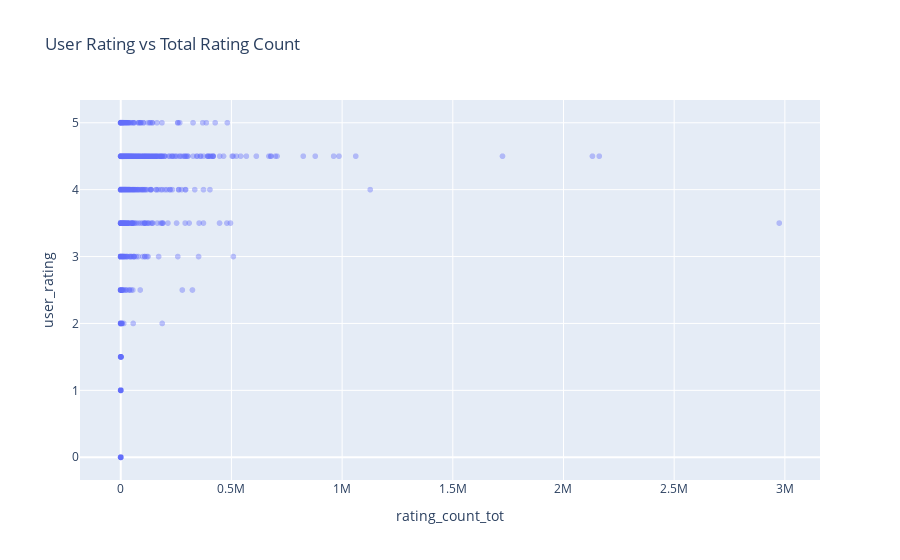

This figure's notebook cell:
### Markdown cell above
#### Bivariate Analysis

### Code cell
# =====================================================
# BIVARIATE ANALYSIS
# =====================================================

# -------------------------
# NUMERIC vs NUMERIC
# -------------------------

# 9 User Rating vs Total Rating Count

fig = px.scatter(
    df,
    x='rating_count_tot',
    y='user_rating',
    title='User Rating vs Total Rating Count',
    opacity=0.4,
)


fig.show()


# 10 App Size vs User Rating

fig = px.scatter(
    df,
    x='size_mb',
    y='user_rating',
    title='App Size vs User Rating',
    opacity=0.5
)

fig.show()


# 11 Price vs Total Rating Count

fig = px.scatter(
    paid_apps,
    x='price',
    y='rating_count_tot',
    title='Price vs Total Rating Count',
    opacity=0.5
)

fig.show()

# Number of Apps by Total Rating Count

fig = px.histogram(
    df,
    x='rating_count_tot',
    nbins=50,
    title='Number of Apps by Total Rating Count',
    labels={'rating_count_tot': 'Total Rating Count'},
)

fig.update_layout(
    yaxis_title='Number of Apps'
)

fig.show()

fig = px.scatter(
    df,
    x='rating_count_tot',
    y='user_rating',
    title='User Rating vs Total Rating Count',
    opacity=0.5
)
fig.show()

### Figure 1 — Plotly figure (JSON) as saved in the notebook; plotly's stock layout.template omitted (floating-point values rounded to 4 significant figures; data arrays with more than 128 entries replaced by an {"elided": "..."} marker saying what was removed)
{"data": [{"hovertemplate": "rating_count_tot=%{x}<br>user_rating=%{y}<extra></extra>", "legendgroup": "", "marker": {"color": "#636efa", "opacity": 0.4, "symbol": "circle"}, "mode": "markers", "name": "", "showlegend": false, "type": "scattergl", "x": {"elided": "7197 int values"}, "xaxis": "x", "y": {"elided": "7197 float values"}, "yaxis": "y"}], "layout": {"legend": {"tracegroupgap": 0}, "title": {"text": "User Rating vs Total Rating Count"}, "xaxis": {"anchor": "y", "domain": [0, 1], "title": {"text": "rating_count_tot"}}, "yaxis": {"anchor": "x", "domain": [0, 1], "title": {"text": "user_rating"}}}}
